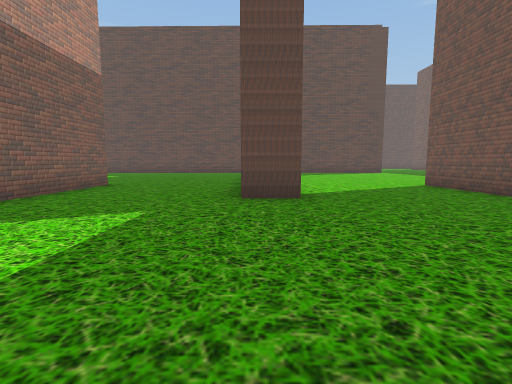
[1] (above)

24 first-person views from a walk through a 3-D level made in the Unity game engine. The camera is 1.2 m above the floor, tilts 6° down and sees 85° across. The floor is counted in squares, 2 m on a side. Each view is taken from the middle of a square. On the plan, view 1 faces up. The plan holds only what a view shows up to about 9 squares ahead; the rest is blank. The place goes on beyond the plan. The player character is not drawn. Some animated figures are left out.

[2]
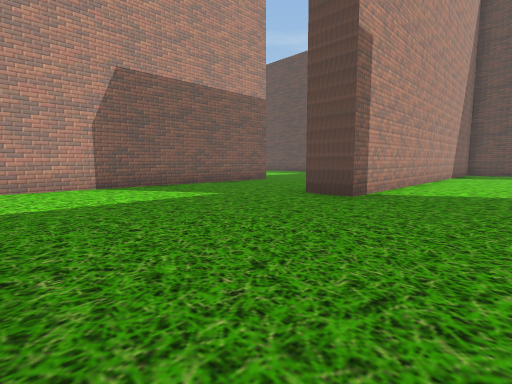

[3]
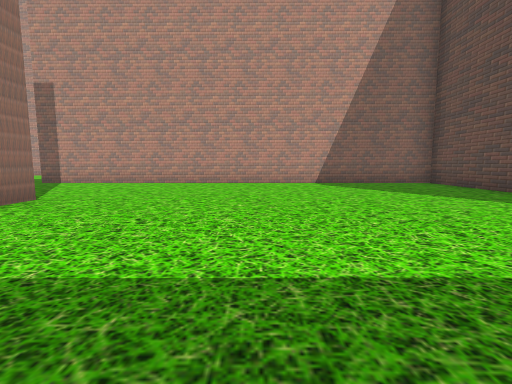

[4]
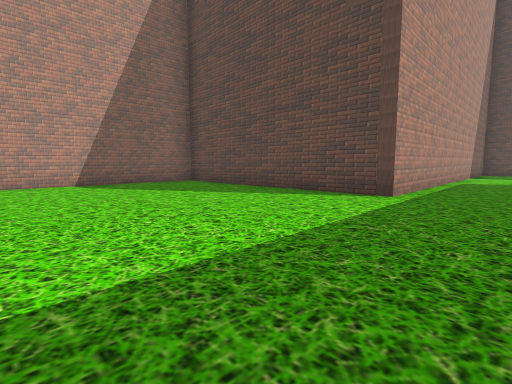

[5]
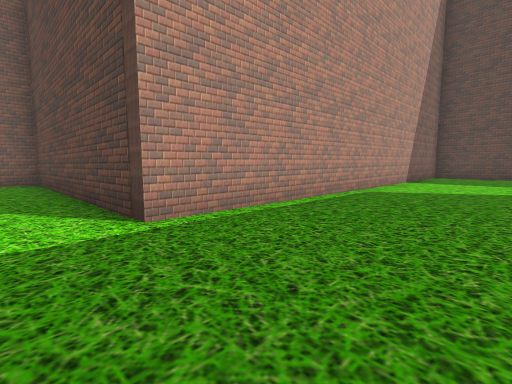

[6]
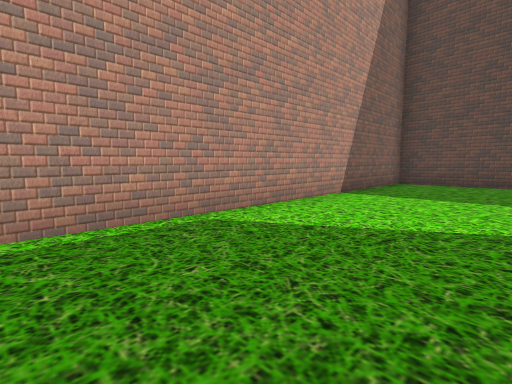

[7]
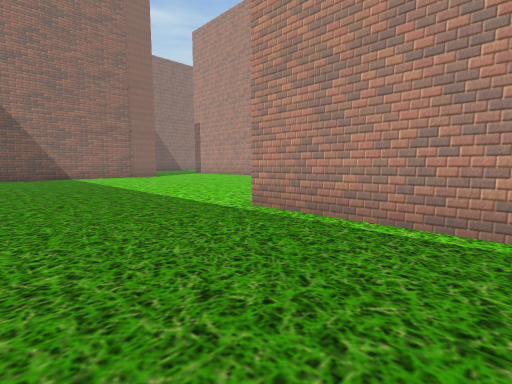

[8]
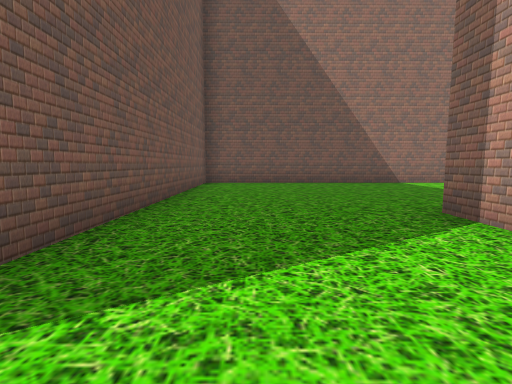

[9]
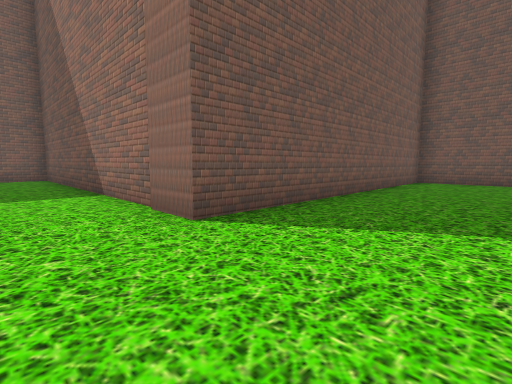

[10]
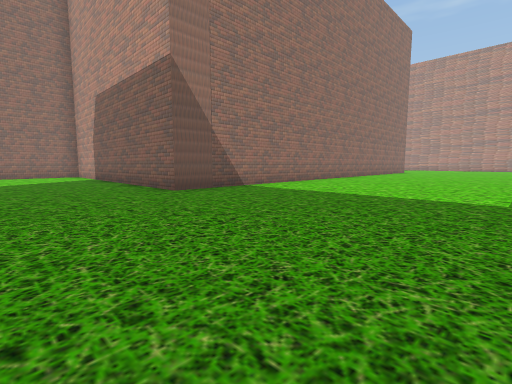

[11]
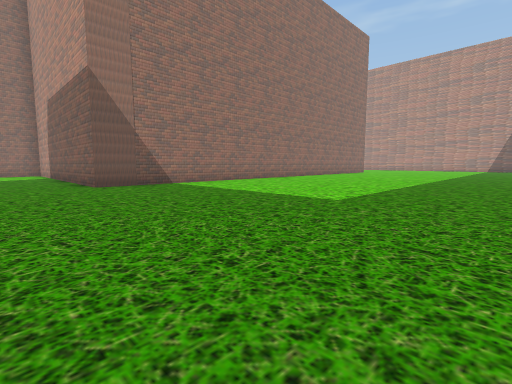

[12]
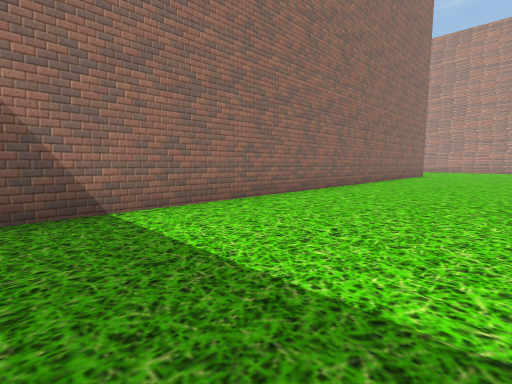

[13]
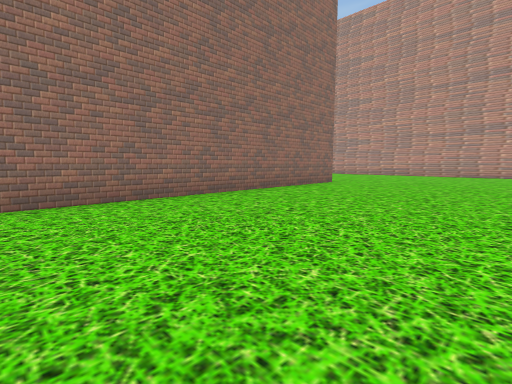

[14]
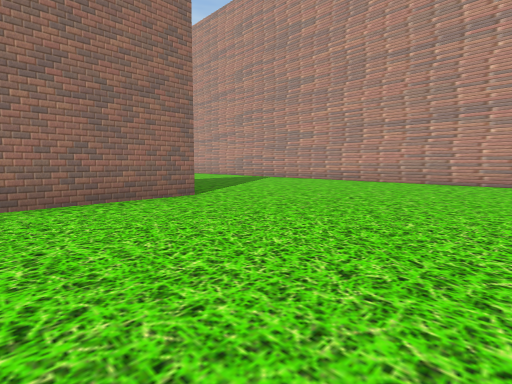

[15]
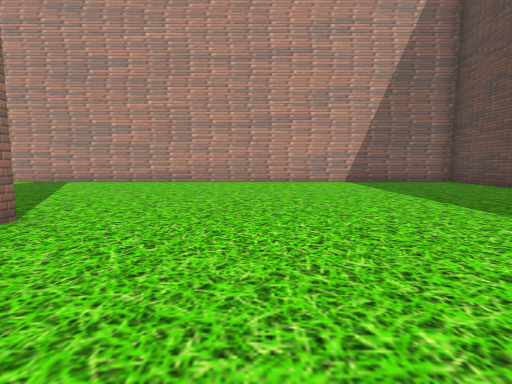

[16]
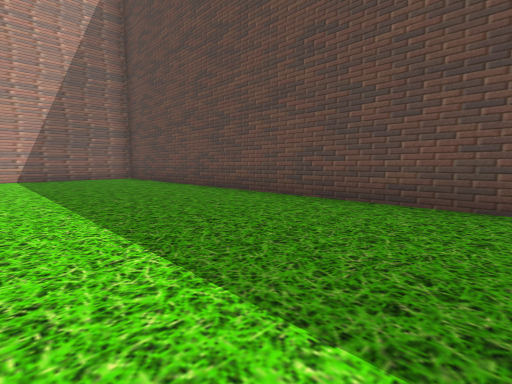

[17]
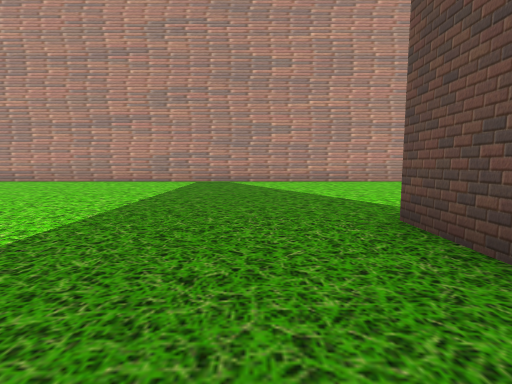

[18]
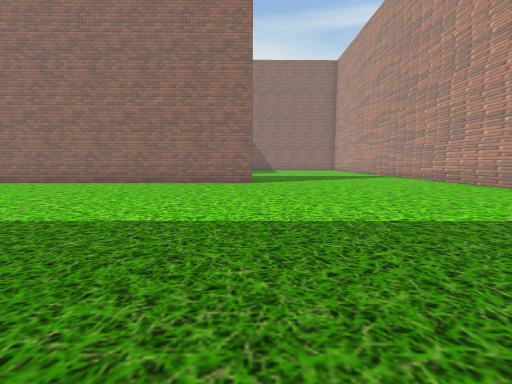

[19]
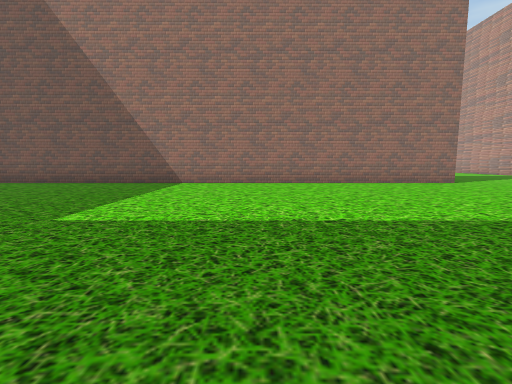

[20]
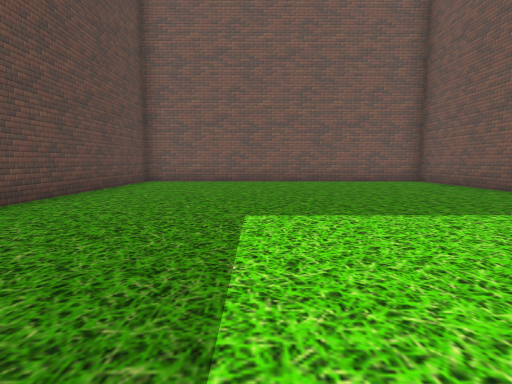

[21]
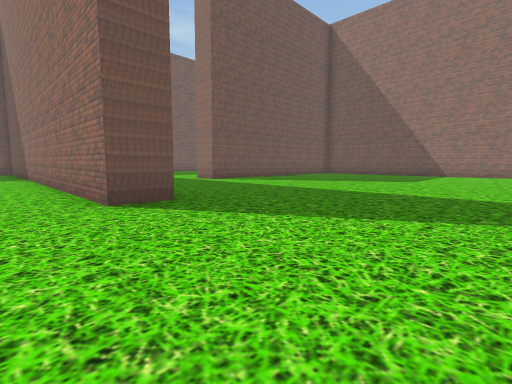

[22]
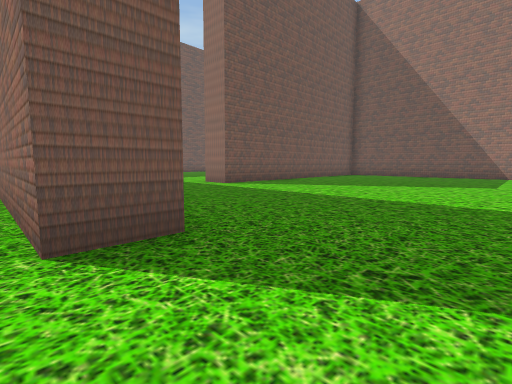

[23]
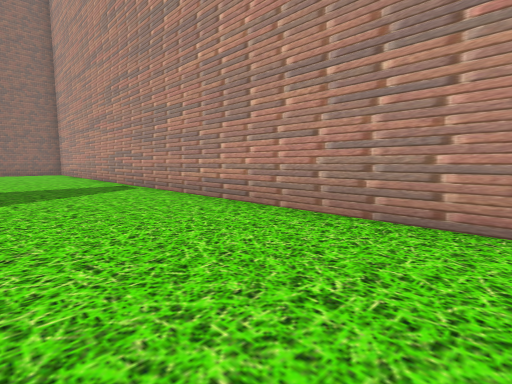

[24]
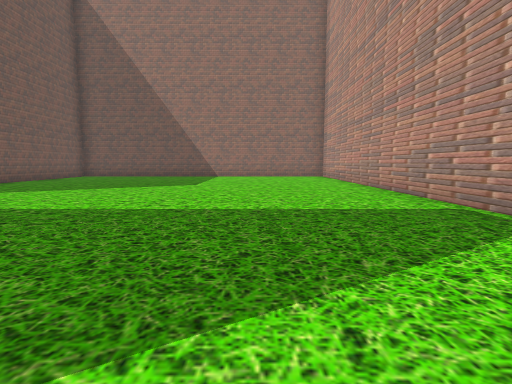

### Floor plan
Points are (right, up) in squares from view 1. A wall is a line through its corners. A room is listed if a view was taken in it or the views show most of it. See-through windows are left out.
Room 1 (views 1, 2, 3, 4, 5, 6, 7, 8, 9)
walls: (-4, 7.5) (-4, 0.2); (-2.7, -0.4) (4.5, -0.4) (4.5, 7.5) (10.5, 7.5); (9.6, 27.5) (7.3, 27.5) (7.3, 16.1) (0.8, 16.2) (0.8, 4.7) (-0.2, 4.7)
ways out: opening at (-2, 8) to room 2
Room 2 (views 10, 11, 12, 13, 14, 15, 16, 17, 18, 19, 20, 21, 22, 23, 24)
walls: (-18.9, -3.3) (-18.9, -2.2) (-5, -2.3) (-5, 6.5) (-10.2, 6.5); (-14.6, -8.4) (-14.6, -7.2) (-13.5, -7.2); (-17.5, 6.5) (-19, 6.5); (-19, 7.5) (-4, 7.5); (-14.6, -12.1) (-14.6, -11.1); (-14.1, 16.2) (-24.9, 16.2) (-24.9, -12.1)
ways out: opening at (-2, 8) to room 1

Where each view was taken, in squares from view 1:
view 1: 0 up, 0 right, facing up
view 2: 0 up, 3 right, facing up-left
view 3: 11 up, 9 right, facing left
view 4: 11 up, 9 right, facing up-left
view 5: 15 up, 10 right, facing up-left
view 6: 19 up, 10 right, facing up-left
view 7: 19 up, 10 right, facing down-left
view 8: 8 up, 3 right, facing down
view 9: 9 up, 2 right, facing down-right
view 10: 13 up, 1 left, facing down-left
view 11: 15 up, 2 left, facing down-left
view 12: 11 up, 5 left, facing down-left
view 13: 12 up, 11 left, facing down-left
view 14: 12 up, 16 left, facing down-left
view 15: 10 up, 16 left, facing left
view 16: 12 up, 14 left, facing up-left
view 17: 5 up, 16 left, facing left
view 18: 6 up, 19 left, facing down
view 19: 6 up, 13 left, facing down
view 20: 3 up, 14 left, facing right
view 21: 1 down, 23 left, facing down-right
view 22: 2 down, 21 left, facing down-right
view 23: 1 up, 22 left, facing down-left
view 24: 3 down, 22 left, facing down
